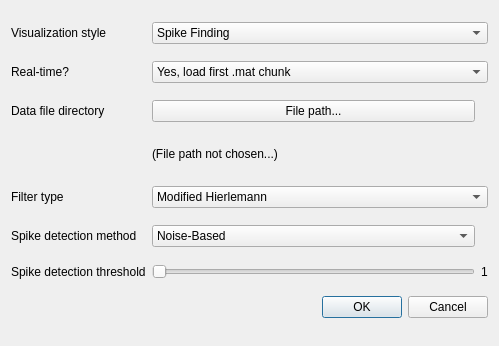
<?xml version="1.0" encoding="UTF-8"?>
<ui version="4.0">
 <class>Startup</class>
 <widget class="QDialog" name="Startup">
  <property name="geometry">
   <rect>
    <x>0</x>
    <y>0</y>
    <width>499</width>
    <height>346</height>
   </rect>
  </property>
  <property name="windowTitle">
   <string>Choose Session Parameters...</string>
  </property>
  <layout class="QGridLayout" name="gridLayout">
   <item row="2" column="1">
    <widget class="QPushButton" name="chooseFilePath">
     <property name="text">
      <string>File path...</string>
     </property>
    </widget>
   </item>
   <item row="4" column="1" colspan="2">
    <widget class="QComboBox" name="chooseFilter">
     <item>
      <property name="text">
       <string>Modified Hierlemann</string>
      </property>
     </item>
     <item>
      <property name="text">
       <string>Hierlemann</string>
      </property>
     </item>
     <item>
      <property name="text">
       <string>Highpass</string>
      </property>
     </item>
     <item>
      <property name="text">
       <string>H0 Bandpass</string>
      </property>
     </item>
     <item>
      <property name="text">
       <string>Auto</string>
      </property>
     </item>
     <item>
      <property name="text">
       <string>Fast Bandpass</string>
      </property>
     </item>
     <item>
      <property name="text">
       <string>Faster Bandpass</string>
      </property>
     </item>
     <item>
      <property name="text">
       <string>Litke</string>
      </property>
     </item>
     <item>
      <property name="text">
       <string>None</string>
      </property>
     </item>
    </widget>
   </item>
   <item row="6" column="1">
    <widget class="QSlider" name="chooseSpikeThreshold">
     <property name="orientation">
      <enum>Qt::Horizontal</enum>
     </property>
    </widget>
   </item>
   <item row="6" column="2">
    <widget class="QLabel" name="LabelSpikeThreshold">
     <property name="text">
      <string>1</string>
     </property>
     <property name="alignment">
      <set>Qt::AlignCenter</set>
     </property>
    </widget>
   </item>
   <item row="4" column="0">
    <widget class="QLabel" name="label_5">
     <property name="text">
      <string>Filter type</string>
     </property>
     <property name="buddy">
      <cstring>chooseFilter</cstring>
     </property>
    </widget>
   </item>
   <item row="2" column="0">
    <widget class="QLabel" name="DataFileDirectory">
     <property name="text">
      <string>Data file directory</string>
     </property>
     <property name="buddy">
      <cstring>chooseFilePath</cstring>
     </property>
    </widget>
   </item>
   <item row="8" column="0" colspan="3">
    <widget class="QDialogButtonBox" name="DialogButtonBox">
     <property name="orientation">
      <enum>Qt::Horizontal</enum>
     </property>
     <property name="standardButtons">
      <set>QDialogButtonBox::Cancel|QDialogButtonBox::Ok</set>
     </property>
    </widget>
   </item>
   <item row="6" column="0">
    <widget class="QLabel" name="label_6">
     <property name="text">
      <string>Spike detection threshold</string>
     </property>
     <property name="buddy">
      <cstring>chooseSpikeThreshold</cstring>
     </property>
    </widget>
   </item>
   <item row="0" column="1" colspan="2">
    <widget class="QComboBox" name="chooseVisStyle">
     <item>
      <property name="text">
       <string>Spike Finding</string>
      </property>
     </item>
     <item>
      <property name="text">
       <string>Trace Search</string>
      </property>
     </item>
     <item>
      <property name="text">
       <string>Noise</string>
      </property>
     </item>
     <item>
      <property name="text">
       <string>Compression</string>
      </property>
     </item>
     <item>
      <property name="text">
       <string>Diagnostic</string>
      </property>
     </item>
    </widget>
   </item>
   <item row="0" column="0">
    <widget class="QLabel" name="VisualizationStyleLabel">
     <property name="text">
      <string>Visualization style</string>
     </property>
     <property name="buddy">
      <cstring>chooseVisStyle</cstring>
     </property>
    </widget>
   </item>
   <item row="5" column="1">
    <widget class="QComboBox" name="chooseSpikeDetectionMethod">
     <item>
      <property name="text">
       <string>Noise-Based</string>
      </property>
     </item>
     <item>
      <property name="text">
       <string>Gaussian Mixture</string>
      </property>
     </item>
    </widget>
   </item>
   <item row="1" column="1" colspan="2">
    <widget class="QComboBox" name="chooseRealTime">
     <item>
      <property name="text">
       <string>Yes, load first .mat chunk</string>
      </property>
     </item>
     <item>
      <property name="text">
       <string>Yes, load latest .mat chunk</string>
      </property>
     </item>
     <item>
      <property name="text">
       <string>No, load preprocessed .npz file</string>
      </property>
     </item>
    </widget>
   </item>
   <item row="1" column="0">
    <widget class="QLabel" name="label_8">
     <property name="text">
      <string>Real-time?</string>
     </property>
     <property name="buddy">
      <cstring>chooseRealTime</cstring>
     </property>
    </widget>
   </item>
   <item row="3" column="1">
    <widget class="QLabel" name="LabelFilePath">
     <property name="maximumSize">
      <size>
       <width>16777215</width>
       <height>30</height>
      </size>
     </property>
     <property name="text">
      <string>(File path not chosen...)</string>
     </property>
    </widget>
   </item>
   <item row="5" column="0">
    <widget class="QLabel" name="SpikeDetectionMethodLabel">
     <property name="text">
      <string>Spike detection method</string>
     </property>
    </widget>
   </item>
  </layout>
 </widget>
 <tabstops>
  <tabstop>chooseVisStyle</tabstop>
  <tabstop>chooseRealTime</tabstop>
  <tabstop>chooseFilePath</tabstop>
  <tabstop>chooseFilter</tabstop>
  <tabstop>chooseSpikeThreshold</tabstop>
 </tabstops>
 <resources/>
 <connections>
  <connection>
   <sender>DialogButtonBox</sender>
   <signal>accepted()</signal>
   <receiver>Startup</receiver>
   <slot>accept()</slot>
   <hints>
    <hint type="sourcelabel">
     <x>248</x>
     <y>340</y>
    </hint>
    <hint type="destinationlabel">
     <x>157</x>
     <y>274</y>
    </hint>
   </hints>
  </connection>
  <connection>
   <sender>DialogButtonBox</sender>
   <signal>rejected()</signal>
   <receiver>Startup</receiver>
   <slot>reject()</slot>
   <hints>
    <hint type="sourcelabel">
     <x>316</x>
     <y>340</y>
    </hint>
    <hint type="destinationlabel">
     <x>286</x>
     <y>274</y>
    </hint>
   </hints>
  </connection>
 </connections>
</ui>
